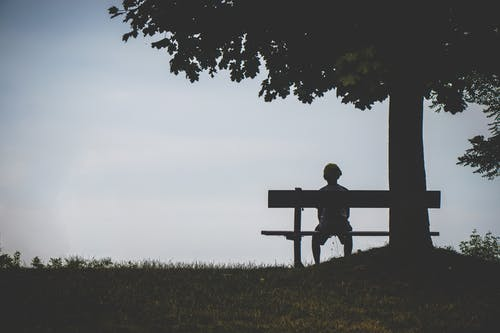
#> input picture examples/alone.jpeg, 500 x 333 px
$ jupyter execute 'matrix transformation.ipynb'   (shell and % lines are left out)
#> lines starting #> are read from the running program, lines starting #| are printed output that depends on the picture
[cell 1]
#rotation
from matplotlib import pyplot as plt
import numpy as np
from PIL import Image
from scipy import ndimage
a=Image.open("alone.jpeg")
#> a is the input picture: PIL image 500x333 RGB; mean R, G, B 118.7, 122.3, 125.2
b=np.array(a)
c=ndimage.rotate(b,45,cval=128)
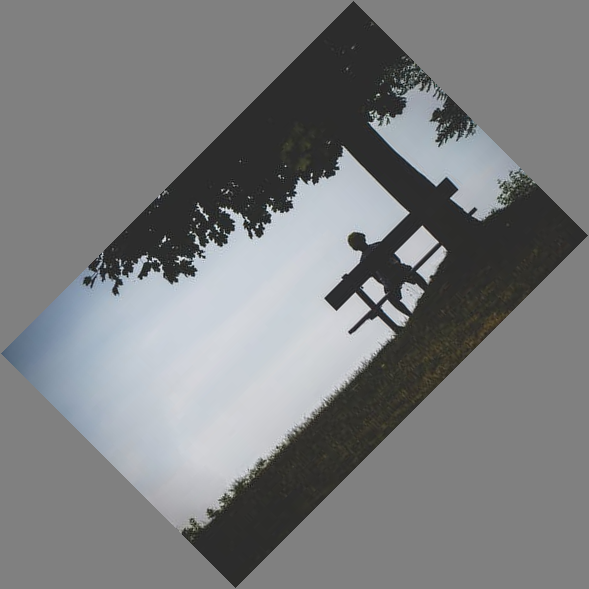
#> c: shape (589, 589, 3); mean R, G, B 123.7, 125.4, 126.8
d=Image.fromarray(c)
plt.imshow(d)

[cell 2]
import pandas as pd
dataset={'car':['BMW','VOLVO','AUDI'],'passing':[3,7,4]}
pd.DataFrame(dataset)

[cell 3]
#rotation
from matplotlib import pyplot as plt
import numpy as np
from PIL import Image
from scipy import ndimage
a=Image.open("alone.jpeg")
b=np.array(a)
c=ndimage.rotate(b,90,cval=128)
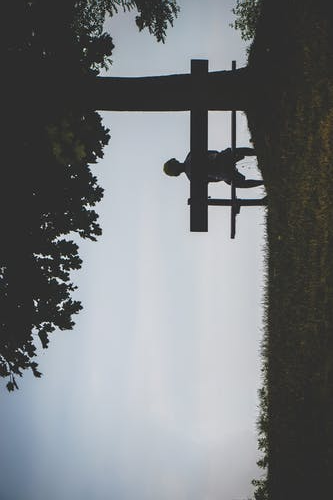
#> c: shape (500, 333, 3); mean R, G, B 118.7, 122.3, 125.2
d=Image.fromarray(c)
plt.imshow(d)

[cell 4]
#scale
from matplotlib import pyplot as plt
import numpy as np
from PIL import Image
from scipy import ndimage
a=Image.open("alone.jpeg")
b=np.array(a)
c=ndimage.zoom(b,(0.5,0.5,1))
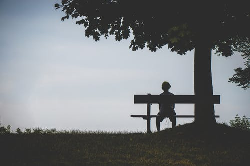
#> c: shape (166, 250, 3); mean R, G, B 118.5, 122, 124.9
d=Image.fromarray(c)
plt.imshow(d)

[cell 5]
#rotation
from matplotlib import pyplot as plt
import numpy as np
from PIL import Image
from scipy import ndimage
a=Image.open("alone.jpeg")
b=np.array(a)
c=ndimage.rotate(b,45,cval=300)
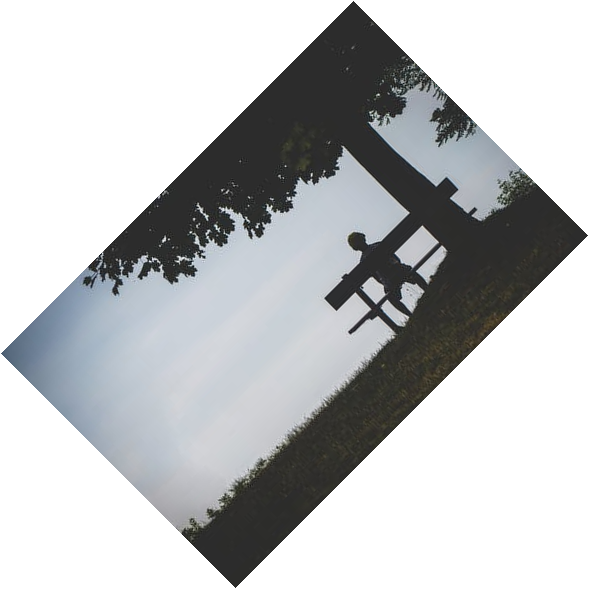
#> c: shape (589, 589, 3); mean R, G, B 190.2, 191.9, 193.3
d=Image.fromarray(c)
plt.imshow(d)
